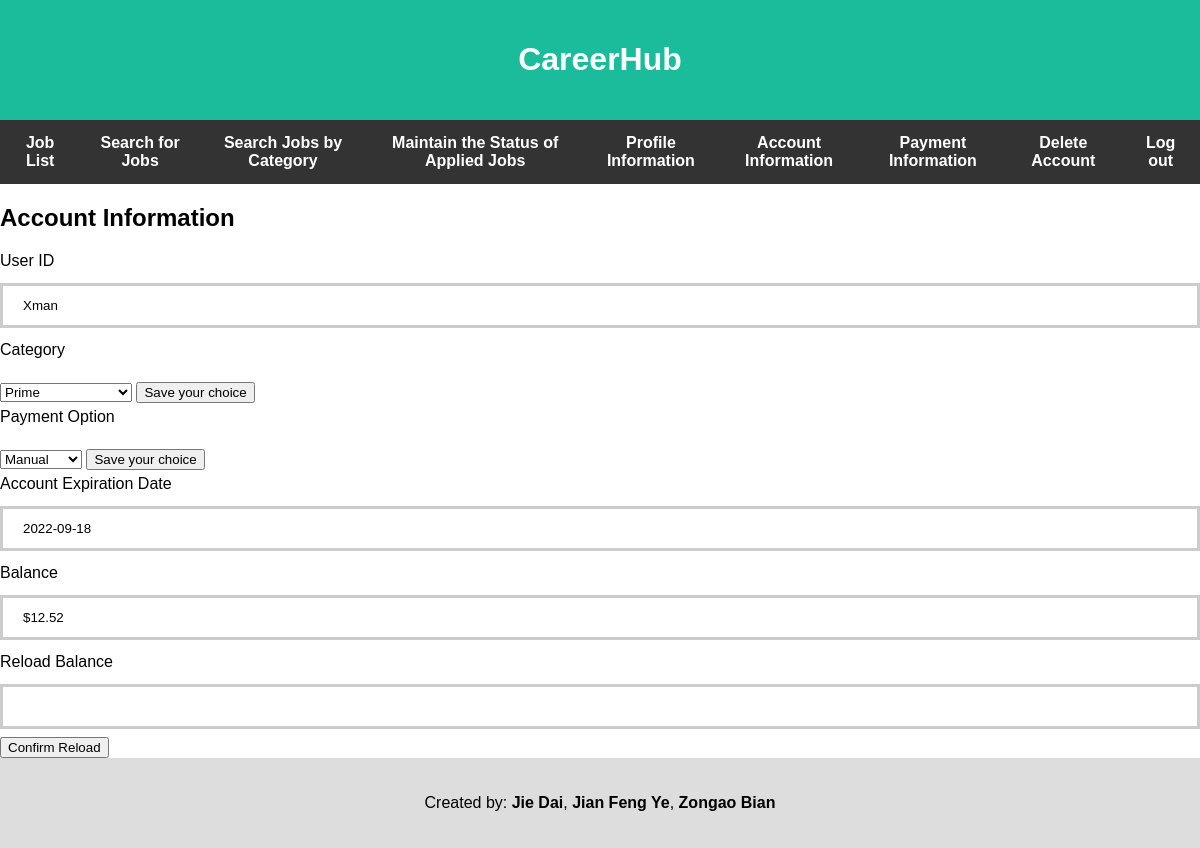
The page /applicant/applicantAccountInformation.php (signed in) on the database its author committed.
### tables this page shows
CREATE TABLE Applicant
(
    userId        VARCHAR(25),
    category      VARCHAR(25) DEFAULT 'Basic',
    payOption     VARCHAR(10) DEFAULT 'Manual',
    accountStatus VARCHAR(25) DEFAULT 'Frozen',
    balance       REAL        DEFAULT 0.0,
    expDate       DATE,
    PRIMARY KEY (userId),
    FOREIGN KEY (userId) REFERENCES User (userId)
);

### applicant/applicantAccountInformation.php (the view, shortened to what this page needs)
<?php
require "../config.php";
$userid = $_SESSION['userid'];
$role = $_SESSION['role'];
try {
    $connection = new PDO($dsn, $username, $password, $options);
    if ($role == 'Employer') {
        $sql = "SELECT * FROM Employer WHERE userId=:userid";
    } else if ($role == 'Applicant') {
        $sql = "SELECT * FROM Applicant WHERE userId=:userid";
    } else if ($role == 'Administrator') {
        $sql = "SELECT * FROM Administrator WHERE userId=:userid";
    } else {
        echo "Role is incorrect. Please log out and log in again.";
        exit();
    }
    $statement = $connection->prepare($sql);
    $statement->bindValue(':userid', $userid);
    $statement->execute();
    $accInfo = $statement->fetch(PDO::FETCH_ASSOC);
} catch(PDOException $error) {
    echo $sql . "<br>" . $error->getMessage();
}
?>
<?php include "../templates/applicantHeader.php"; ?>
    <div>
        <h2>Account Information</h2></div>
    <form method="post">
        <label for="userId">User ID</label>
        <input type="text" name="userId" id="userId" value="<?php echo $accInfo['userId'];?>"  readonly>
    </form>
    <form method="post">
        <label for="selectCategory">Category</label><br>
        <select name="selectCategory" id="selectCategory">
            <option value="" disabled selected><?php echo $accInfo['category']; ?></option>
        </select>
        <input type="submit" name="submitCategory" value="Save your choice">
    </form>
    <form method="post">
        <label for="selectPayOption">Payment Option</label><br>
        <select name="selectPayOption" id="selectPayOption">
            <option value="" disabled selected><?php echo $accInfo['payOption']; ?></option>
        </select>
        <input type="submit" name="submitPayOption" value="Save your choice">
    </form>
    <form method="post">
        <label for="expDate">Account Expiration Date</label>
        <input type="text" name="expDate" id="expDate" value="<?php echo $accInfo['expDate'];?>"  readonly>
        <label for="balance">Balance</label>
        <input type="text" name="balance" id="balance" value="$<?php echo $accInfo['balance'];?>"  readonly>
        <?php if ($accInfo['payOption'] == 'Manual'): ?>
            <label for="reload">Reload Balance</label>
            <input type="text" name="reload" id="reload">
            <input type="submit" name="submitReload" value="Confirm Reload">
        <?php endif ?>
    </form>
<?php require "../templates/footer.php"; ?>

### css/style.css (style rules this page uses)
label { display: block; margin: 5px 0; }

### templates/applicantHeader.php (style rules this page uses)
* { box-sizing: border-box; }
body { font-family: Arial; margin: 0; }
input[type=text] { width: 100%; padding: 12px 20px; margin: 8px 0; box-sizing: border-box; border: 3px solid #ccc; -webkit-transition: 0.5s; transition: 0.5s; outline: none; }
select option { margin: 40px; background: rgba(0, 0, 0, 0.3); color: #fff; text-shadow: 0 1px 0 rgba(0, 0, 0, 0.4); }

### rows shown on the page
applicant: userId "Xman", selectCategory "Prime", selectPayOption "Manual", expDate "2022-09-18", balance "$12.52"
